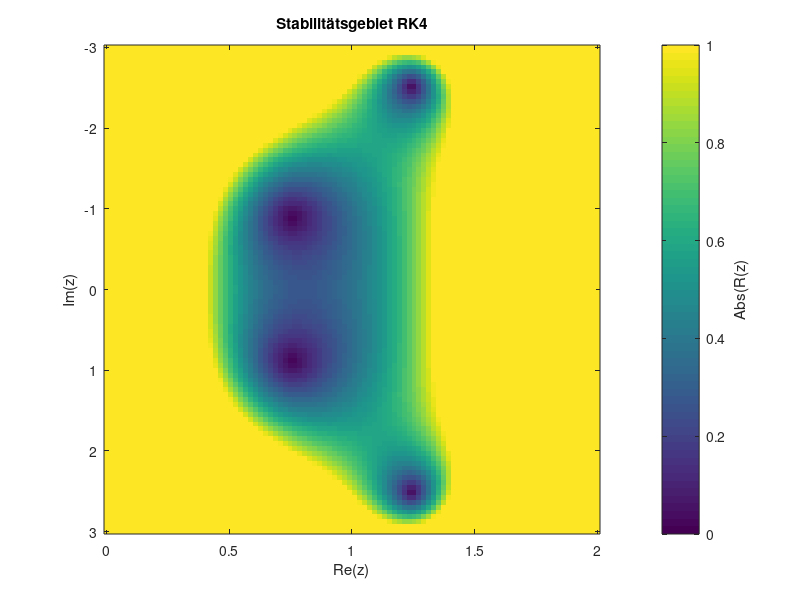

Write the MATLAB code that produced this figure.
%Plotte die Stabilitätsfunktion des klass. RK Verfahrens in der komplexen
%Ebene
%author: Christian Winkler. Alexander Blech
R = @(z) (1 + z + 0.5*z.^2 + 1/6*z.^3 + 1/24*z.^4);

N=100;

x=linspace(-4,2,N);
x = complex(x);
y = 1i * linspace(-3,3,N);

r = zeros(N,N);
for j=1:N
    for k=1:N
        r(j,k) = R(x(j)+y(k));
    end
end

%Für Aufgabe 2a):
g = @(z)(1+ z + 0.5.*z.^2 + 1/6 .* z.^3 + 1/24 .* z.^4);
x = linspace(0,2,100);
arg = x*i*sqrt(9.81/1);
plot(x,abs(g(arg)));

Z = abs(r);
image(real(x),imag(y),rot90(Z),'CDataMapping','scaled');

cbar = colorbar();
% title_handle = get(cbar,'Title');
ylabel(cbar,'Abs(R(z)');
set(gca, 'CLim', [0, 1]);
xlabel('Re(z)');
ylabel('Im(z)');
title('Stabilitätsgebiet RK4');